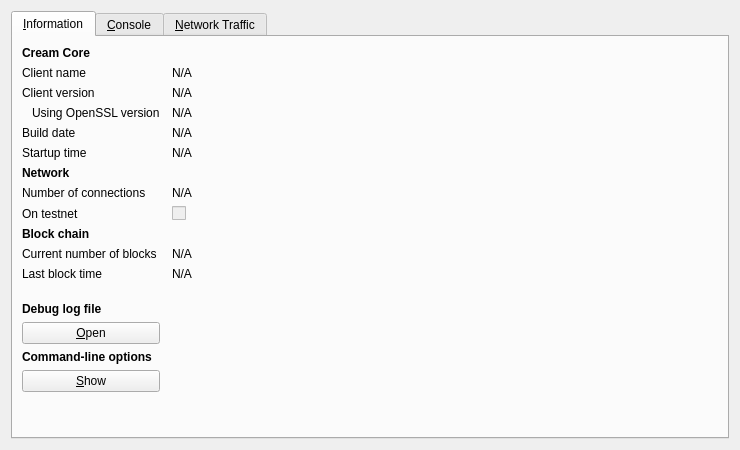
<?xml version="1.0" encoding="UTF-8"?>
<ui version="4.0">
 <class>RPCConsole</class>
 <widget class="QDialog" name="RPCConsole">
  <property name="geometry">
   <rect>
    <x>0</x>
    <y>0</y>
    <width>740</width>
    <height>450</height>
   </rect>
  </property>
  <property name="windowTitle">
   <string>Cream - Debug window</string>
  </property>
  <layout class="QVBoxLayout" name="verticalLayout_2">
   <item>
    <widget class="QTabWidget" name="tabWidget">
     <property name="currentIndex">
      <number>0</number>
     </property>
     <widget class="QWidget" name="tab_info">
      <attribute name="title">
       <string>&amp;Information</string>
      </attribute>
      <layout class="QGridLayout" name="gridLayout" columnstretch="0,1">
       <property name="horizontalSpacing">
        <number>12</number>
       </property>
       <item row="0" column="0">
        <widget class="QLabel" name="label_9">
         <property name="font">
          <font>
           <weight>75</weight>
           <bold>true</bold>
          </font>
         </property>
         <property name="text">
          <string>Cream Core</string>
         </property>
        </widget>
       </item>
       <item row="1" column="0">
        <widget class="QLabel" name="label_5">
         <property name="text">
          <string>Client name</string>
         </property>
        </widget>
       </item>
       <item row="1" column="1">
        <widget class="QLabel" name="clientName">
         <property name="cursor">
          <cursorShape>IBeamCursor</cursorShape>
         </property>
         <property name="text">
          <string>N/A</string>
         </property>
         <property name="textFormat">
          <enum>Qt::PlainText</enum>
         </property>
         <property name="textInteractionFlags">
          <set>Qt::LinksAccessibleByMouse|Qt::TextSelectableByKeyboard|Qt::TextSelectableByMouse</set>
         </property>
        </widget>
       </item>
       <item row="2" column="0">
        <widget class="QLabel" name="label_6">
         <property name="text">
          <string>Client version</string>
         </property>
        </widget>
       </item>
       <item row="2" column="1">
        <widget class="QLabel" name="clientVersion">
         <property name="cursor">
          <cursorShape>IBeamCursor</cursorShape>
         </property>
         <property name="text">
          <string>N/A</string>
         </property>
         <property name="textFormat">
          <enum>Qt::PlainText</enum>
         </property>
         <property name="textInteractionFlags">
          <set>Qt::LinksAccessibleByMouse|Qt::TextSelectableByKeyboard|Qt::TextSelectableByMouse</set>
         </property>
        </widget>
       </item>
       <item row="3" column="0">
        <widget class="QLabel" name="label_14">
         <property name="text">
          <string>Using OpenSSL version</string>
         </property>
         <property name="indent">
          <number>10</number>
         </property>
        </widget>
       </item>
       <item row="3" column="1">
        <widget class="QLabel" name="openSSLVersion">
         <property name="cursor">
          <cursorShape>IBeamCursor</cursorShape>
         </property>
         <property name="text">
          <string>N/A</string>
         </property>
         <property name="textFormat">
          <enum>Qt::PlainText</enum>
         </property>
         <property name="textInteractionFlags">
          <set>Qt::LinksAccessibleByMouse|Qt::TextSelectableByKeyboard|Qt::TextSelectableByMouse</set>
         </property>
        </widget>
       </item>
       <item row="4" column="0">
        <widget class="QLabel" name="label_12">
         <property name="text">
          <string>Build date</string>
         </property>
        </widget>
       </item>
       <item row="4" column="1">
        <widget class="QLabel" name="buildDate">
         <property name="cursor">
          <cursorShape>IBeamCursor</cursorShape>
         </property>
         <property name="text">
          <string>N/A</string>
         </property>
         <property name="textFormat">
          <enum>Qt::PlainText</enum>
         </property>
         <property name="textInteractionFlags">
          <set>Qt::LinksAccessibleByMouse|Qt::TextSelectableByKeyboard|Qt::TextSelectableByMouse</set>
         </property>
        </widget>
       </item>
       <item row="5" column="0">
        <widget class="QLabel" name="label_13">
         <property name="text">
          <string>Startup time</string>
         </property>
        </widget>
       </item>
       <item row="5" column="1">
        <widget class="QLabel" name="startupTime">
         <property name="cursor">
          <cursorShape>IBeamCursor</cursorShape>
         </property>
         <property name="text">
          <string>N/A</string>
         </property>
         <property name="textFormat">
          <enum>Qt::PlainText</enum>
         </property>
         <property name="textInteractionFlags">
          <set>Qt::LinksAccessibleByMouse|Qt::TextSelectableByKeyboard|Qt::TextSelectableByMouse</set>
         </property>
        </widget>
       </item>
       <item row="6" column="0">
        <widget class="QLabel" name="label_11">
         <property name="font">
          <font>
           <weight>75</weight>
           <bold>true</bold>
          </font>
         </property>
         <property name="text">
          <string>Network</string>
         </property>
        </widget>
       </item>
       <item row="7" column="0">
        <widget class="QLabel" name="label_7">
         <property name="text">
          <string>Number of connections</string>
         </property>
        </widget>
       </item>
       <item row="7" column="1">
        <widget class="QLabel" name="numberOfConnections">
         <property name="cursor">
          <cursorShape>IBeamCursor</cursorShape>
         </property>
         <property name="text">
          <string>N/A</string>
         </property>
         <property name="textFormat">
          <enum>Qt::PlainText</enum>
         </property>
         <property name="textInteractionFlags">
          <set>Qt::LinksAccessibleByMouse|Qt::TextSelectableByKeyboard|Qt::TextSelectableByMouse</set>
         </property>
        </widget>
       </item>
       <item row="8" column="0">
        <widget class="QLabel" name="label_8">
         <property name="text">
          <string>On testnet</string>
         </property>
        </widget>
       </item>
       <item row="8" column="1">
        <widget class="QCheckBox" name="isTestNet">
         <property name="enabled">
          <bool>false</bool>
         </property>
         <property name="text">
          <string/>
         </property>
        </widget>
       </item>
       <item row="9" column="0">
        <widget class="QLabel" name="label_10">
         <property name="font">
          <font>
           <weight>75</weight>
           <bold>true</bold>
          </font>
         </property>
         <property name="text">
          <string>Block chain</string>
         </property>
        </widget>
       </item>
       <item row="10" column="0">
        <widget class="QLabel" name="label_3">
         <property name="text">
          <string>Current number of blocks</string>
         </property>
        </widget>
       </item>
       <item row="10" column="1">
        <widget class="QLabel" name="numberOfBlocks">
         <property name="cursor">
          <cursorShape>IBeamCursor</cursorShape>
         </property>
         <property name="text">
          <string>N/A</string>
         </property>
         <property name="textFormat">
          <enum>Qt::PlainText</enum>
         </property>
         <property name="textInteractionFlags">
          <set>Qt::LinksAccessibleByMouse|Qt::TextSelectableByKeyboard|Qt::TextSelectableByMouse</set>
         </property>
        </widget>
       </item>
       <item row="11" column="0">
        <widget class="QLabel" name="label_2">
         <property name="text">
          <string>Last block time</string>
         </property>
        </widget>
       </item>
       <item row="11" column="1">
        <widget class="QLabel" name="lastBlockTime">
         <property name="cursor">
          <cursorShape>IBeamCursor</cursorShape>
         </property>
         <property name="text">
          <string>N/A</string>
         </property>
         <property name="textFormat">
          <enum>Qt::PlainText</enum>
         </property>
         <property name="textInteractionFlags">
          <set>Qt::LinksAccessibleByMouse|Qt::TextSelectableByKeyboard|Qt::TextSelectableByMouse</set>
         </property>
        </widget>
       </item>
       <item row="12" column="0">
        <spacer name="verticalSpacer_2">
         <property name="orientation">
          <enum>Qt::Vertical</enum>
         </property>
         <property name="sizeHint" stdset="0">
          <size>
           <width>20</width>
           <height>20</height>
          </size>
         </property>
        </spacer>
       </item>
       <item row="13" column="0">
        <widget class="QLabel" name="labelDebugLogfile">
         <property name="font">
          <font>
           <weight>75</weight>
           <bold>true</bold>
          </font>
         </property>
         <property name="text">
          <string>Debug log file</string>
         </property>
        </widget>
       </item>
       <item row="14" column="0">
        <widget class="QPushButton" name="openDebugLogfileButton">
         <property name="toolTip">
          <string>Open the Cream debug log file from the current data directory. This can take a few seconds for large log files.</string>
         </property>
         <property name="text">
          <string>&amp;Open</string>
         </property>
         <property name="autoDefault">
          <bool>false</bool>
         </property>
        </widget>
       </item>
       <item row="15" column="0">
        <widget class="QLabel" name="labelCLOptions">
         <property name="font">
          <font>
           <weight>75</weight>
           <bold>true</bold>
          </font>
         </property>
         <property name="text">
          <string>Command-line options</string>
         </property>
        </widget>
       </item>
       <item row="16" column="0">
        <widget class="QPushButton" name="showCLOptionsButton">
         <property name="toolTip">
          <string>Show the Cream-Qt help message to get a list with possible Cream command-line options.</string>
         </property>
         <property name="text">
          <string>&amp;Show</string>
         </property>
         <property name="autoDefault">
          <bool>false</bool>
         </property>
        </widget>
       </item>
       <item row="17" column="0">
        <spacer name="verticalSpacer">
         <property name="orientation">
          <enum>Qt::Vertical</enum>
         </property>
         <property name="sizeHint" stdset="0">
          <size>
           <width>20</width>
           <height>40</height>
          </size>
         </property>
        </spacer>
       </item>
      </layout>
     </widget>
     <widget class="QWidget" name="tab_console">
      <attribute name="title">
       <string>&amp;Console</string>
      </attribute>
      <layout class="QVBoxLayout" name="verticalLayout_3">
       <property name="spacing">
        <number>3</number>
       </property>
       <item>
        <widget class="QTextEdit" name="messagesWidget">
         <property name="minimumSize">
          <size>
           <width>0</width>
           <height>100</height>
          </size>
         </property>
         <property name="readOnly">
          <bool>true</bool>
         </property>
         <property name="tabKeyNavigation" stdset="0">
          <bool>false</bool>
         </property>
         <property name="columnCount" stdset="0">
          <number>2</number>
         </property>
        </widget>
       </item>
       <item>
        <layout class="QHBoxLayout" name="horizontalLayout">
         <property name="spacing">
          <number>3</number>
         </property>
         <item>
          <widget class="QLabel" name="label">
           <property name="text">
            <string notr="true">&gt;</string>
           </property>
          </widget>
         </item>
         <item>
          <widget class="QLineEdit" name="lineEdit"/>
         </item>
         <item>
          <widget class="QPushButton" name="clearButton">
           <property name="maximumSize">
            <size>
             <width>24</width>
             <height>24</height>
            </size>
           </property>
           <property name="toolTip">
            <string>Clear console</string>
           </property>
           <property name="text">
            <string/>
           </property>
           <property name="icon">
            <iconset resource="../bitcoin.qrc">
             <normaloff>:/icons/remove</normaloff>:/icons/remove</iconset>
           </property>
           <property name="shortcut">
            <string notr="true">Ctrl+L</string>
           </property>
           <property name="autoDefault">
            <bool>false</bool>
           </property>
          </widget>
         </item>
        </layout>
       </item>
      </layout>
     </widget>
     <widget class="QWidget" name="tab">
      <attribute name="title">
       <string>&amp;Network Traffic</string>
      </attribute>
      <layout class="QHBoxLayout" name="horizontalLayout_3">
       <item>
        <layout class="QVBoxLayout" name="verticalLayout_4">
         <item>
          <widget class="TrafficGraphWidget" name="trafficGraph" native="true">
           <property name="sizePolicy">
            <sizepolicy hsizetype="Expanding" vsizetype="Expanding">
             <horstretch>0</horstretch>
             <verstretch>0</verstretch>
            </sizepolicy>
           </property>
          </widget>
         </item>
         <item>
          <layout class="QHBoxLayout" name="horizontalLayout_2">
           <item>
            <widget class="QSlider" name="sldGraphRange">
             <property name="minimum">
              <number>1</number>
             </property>
             <property name="maximum">
              <number>288</number>
             </property>
             <property name="pageStep">
              <number>12</number>
             </property>
             <property name="value">
              <number>6</number>
             </property>
             <property name="orientation">
              <enum>Qt::Horizontal</enum>
             </property>
            </widget>
           </item>
           <item>
            <widget class="QLabel" name="lblGraphRange">
             <property name="minimumSize">
              <size>
               <width>100</width>
               <height>0</height>
              </size>
             </property>
             <property name="alignment">
              <set>Qt::AlignCenter</set>
             </property>
            </widget>
           </item>
           <item>
            <widget class="QPushButton" name="btnClearTrafficGraph">
             <property name="text">
              <string>&amp;Clear</string>
             </property>
            </widget>
           </item>
          </layout>
         </item>
        </layout>
       </item>
       <item>
        <layout class="QVBoxLayout" name="verticalLayout">
         <item>
          <widget class="QGroupBox" name="groupBox">
           <property name="title">
            <string>Totals</string>
           </property>
           <layout class="QVBoxLayout" name="verticalLayout_5">
            <item>
             <layout class="QHBoxLayout" name="horizontalLayout_4">
              <item>
               <widget class="Line" name="line">
                <property name="sizePolicy">
                 <sizepolicy hsizetype="Fixed" vsizetype="Fixed">
                  <horstretch>0</horstretch>
                  <verstretch>0</verstretch>
                 </sizepolicy>
                </property>
                <property name="minimumSize">
                 <size>
                  <width>10</width>
                  <height>0</height>
                 </size>
                </property>
                <property name="palette">
                 <palette>
                  <active>
                   <colorrole role="Light">
                    <brush brushstyle="SolidPattern">
                     <color alpha="255">
                      <red>0</red>
                      <green>255</green>
                      <blue>0</blue>
                     </color>
                    </brush>
                   </colorrole>
                  </active>
                  <inactive>
                   <colorrole role="Light">
                    <brush brushstyle="SolidPattern">
                     <color alpha="255">
                      <red>0</red>
                      <green>255</green>
                      <blue>0</blue>
                     </color>
                    </brush>
                   </colorrole>
                  </inactive>
                  <disabled>
                   <colorrole role="Light">
                    <brush brushstyle="SolidPattern">
                     <color alpha="255">
                      <red>0</red>
                      <green>255</green>
                      <blue>0</blue>
                     </color>
                    </brush>
                   </colorrole>
                  </disabled>
                 </palette>
                </property>
                <property name="orientation">
                 <enum>Qt::Horizontal</enum>
                </property>
               </widget>
              </item>
              <item>
               <widget class="QLabel" name="label_16">
                <property name="text">
                 <string>In:</string>
                </property>
               </widget>
              </item>
              <item>
               <widget class="QLabel" name="lblBytesIn">
                <property name="minimumSize">
                 <size>
                  <width>50</width>
                  <height>0</height>
                 </size>
                </property>
                <property name="alignment">
                 <set>Qt::AlignRight|Qt::AlignTrailing|Qt::AlignVCenter</set>
                </property>
               </widget>
              </item>
             </layout>
            </item>
            <item>
             <layout class="QHBoxLayout" name="horizontalLayout_5">
              <item>
               <widget class="Line" name="line_2">
                <property name="sizePolicy">
                 <sizepolicy hsizetype="Fixed" vsizetype="Fixed">
                  <horstretch>0</horstretch>
                  <verstretch>0</verstretch>
                 </sizepolicy>
                </property>
                <property name="minimumSize">
                 <size>
                  <width>10</width>
                  <height>0</height>
                 </size>
                </property>
                <property name="palette">
                 <palette>
                  <active>
                   <colorrole role="Light">
                    <brush brushstyle="SolidPattern">
                     <color alpha="255">
                      <red>255</red>
                      <green>0</green>
                      <blue>0</blue>
                     </color>
                    </brush>
                   </colorrole>
                  </active>
                  <inactive>
                   <colorrole role="Light">
                    <brush brushstyle="SolidPattern">
                     <color alpha="255">
                      <red>255</red>
                      <green>0</green>
                      <blue>0</blue>
                     </color>
                    </brush>
                   </colorrole>
                  </inactive>
                  <disabled>
                   <colorrole role="Light">
                    <brush brushstyle="SolidPattern">
                     <color alpha="255">
                      <red>255</red>
                      <green>0</green>
                      <blue>0</blue>
                     </color>
                    </brush>
                   </colorrole>
                  </disabled>
                 </palette>
                </property>
                <property name="orientation">
                 <enum>Qt::Horizontal</enum>
                </property>
               </widget>
              </item>
              <item>
               <widget class="QLabel" name="label_17">
                <property name="text">
                 <string>Out:</string>
                </property>
               </widget>
              </item>
              <item>
               <widget class="QLabel" name="lblBytesOut">
                <property name="minimumSize">
                 <size>
                  <width>50</width>
                  <height>0</height>
                 </size>
                </property>
                <property name="alignment">
                 <set>Qt::AlignRight|Qt::AlignTrailing|Qt::AlignVCenter</set>
                </property>
               </widget>
              </item>
             </layout>
            </item>
            <item>
             <spacer name="verticalSpacer_4">
              <property name="orientation">
               <enum>Qt::Vertical</enum>
              </property>
              <property name="sizeHint" stdset="0">
               <size>
                <width>20</width>
                <height>407</height>
               </size>
              </property>
             </spacer>
            </item>
           </layout>
          </widget>
         </item>
        </layout>
       </item>
      </layout>
     </widget>
    </widget>
   </item>
  </layout>
 </widget>
 <customwidgets>
  <customwidget>
   <class>TrafficGraphWidget</class>
   <extends>QWidget</extends>
   <header>trafficgraphwidget.h</header>
   <container>1</container>
   <slots>
    <slot>clear()</slot>
   </slots>
  </customwidget>
 </customwidgets>
 <resources>
  <include location="../bitcoin.qrc"/>
 </resources>
 <connections/>
</ui>
